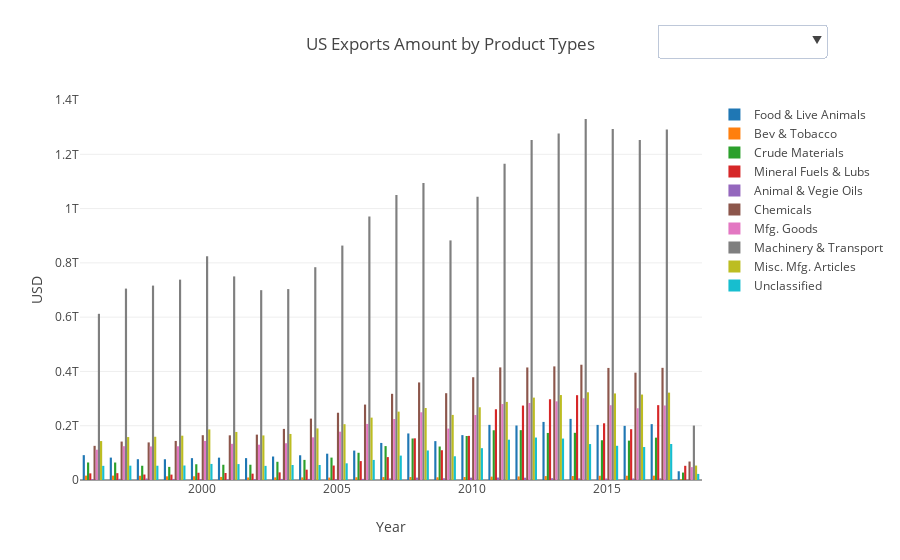

Source (notebook cell):
### Code cell
py.iplot(fig, filename='update_dropdown')
